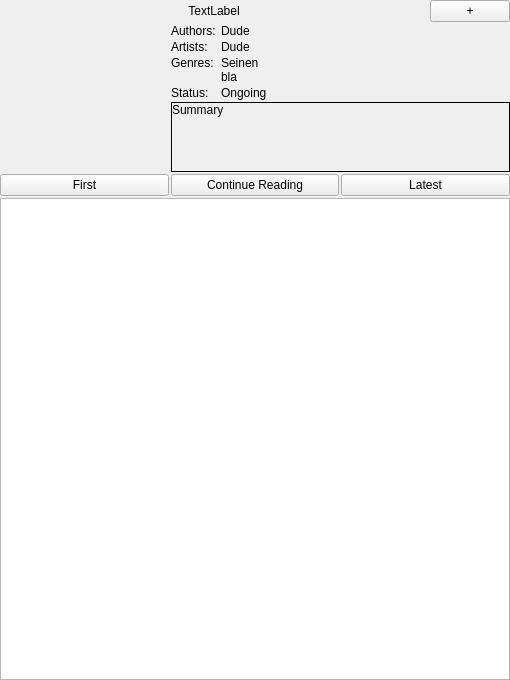
<?xml version="1.0" encoding="UTF-8"?>
<ui version="4.0">
 <class>MangaInfoWidget</class>
 <widget class="QWidget" name="MangaInfoWidget">
  <property name="geometry">
   <rect>
    <x>0</x>
    <y>0</y>
    <width>510</width>
    <height>680</height>
   </rect>
  </property>
  <property name="windowTitle">
   <string>Form</string>
  </property>
  <layout class="QVBoxLayout" name="verticalLayout_2">
   <property name="spacing">
    <number>2</number>
   </property>
   <property name="leftMargin">
    <number>0</number>
   </property>
   <property name="topMargin">
    <number>0</number>
   </property>
   <property name="rightMargin">
    <number>0</number>
   </property>
   <property name="bottomMargin">
    <number>0</number>
   </property>
   <item>
    <layout class="QHBoxLayout" name="horizontalLayout_6">
     <item>
      <widget class="QLabel" name="labelMangaInfoTitle">
       <property name="sizePolicy">
        <sizepolicy hsizetype="Preferred" vsizetype="Fixed">
         <horstretch>0</horstretch>
         <verstretch>0</verstretch>
        </sizepolicy>
       </property>
       <property name="text">
        <string>TextLabel</string>
       </property>
       <property name="alignment">
        <set>Qt::AlignCenter</set>
       </property>
      </widget>
     </item>
     <item>
      <widget class="QPushButton" name="pushButtonMangaInfoAddFavorites">
       <property name="sizePolicy">
        <sizepolicy hsizetype="Fixed" vsizetype="Fixed">
         <horstretch>0</horstretch>
         <verstretch>0</verstretch>
        </sizepolicy>
       </property>
       <property name="text">
        <string>+</string>
       </property>
      </widget>
     </item>
    </layout>
   </item>
   <item>
    <layout class="QHBoxLayout" name="horizontalLayout_2" stretch="1,2">
     <property name="spacing">
      <number>1</number>
     </property>
     <item>
      <widget class="QLabel" name="labelMangaInfoCover">
       <property name="sizePolicy">
        <sizepolicy hsizetype="Preferred" vsizetype="Expanding">
         <horstretch>1</horstretch>
         <verstretch>8</verstretch>
        </sizepolicy>
       </property>
       <property name="layoutDirection">
        <enum>Qt::LeftToRight</enum>
       </property>
       <property name="text">
        <string/>
       </property>
       <property name="textFormat">
        <enum>Qt::PlainText</enum>
       </property>
      </widget>
     </item>
     <item>
      <layout class="QVBoxLayout" name="verticalLayout">
       <property name="spacing">
        <number>2</number>
       </property>
       <item>
        <layout class="QFormLayout" name="formLayout">
         <property name="fieldGrowthPolicy">
          <enum>QFormLayout::FieldsStayAtSizeHint</enum>
         </property>
         <property name="rowWrapPolicy">
          <enum>QFormLayout::WrapLongRows</enum>
         </property>
         <property name="labelAlignment">
          <set>Qt::AlignLeading|Qt::AlignLeft|Qt::AlignTop</set>
         </property>
         <property name="horizontalSpacing">
          <number>2</number>
         </property>
         <property name="verticalSpacing">
          <number>2</number>
         </property>
         <item row="0" column="0">
          <widget class="QLabel" name="labelMangaInfoLabelAuthor">
           <property name="sizePolicy">
            <sizepolicy hsizetype="Preferred" vsizetype="Fixed">
             <horstretch>0</horstretch>
             <verstretch>0</verstretch>
            </sizepolicy>
           </property>
           <property name="text">
            <string>Authors: </string>
           </property>
           <property name="alignment">
            <set>Qt::AlignLeading|Qt::AlignLeft|Qt::AlignTop</set>
           </property>
          </widget>
         </item>
         <item row="0" column="1">
          <widget class="QLabel" name="labelMangaInfoLabelAuthorContent">
           <property name="sizePolicy">
            <sizepolicy hsizetype="Expanding" vsizetype="Fixed">
             <horstretch>1</horstretch>
             <verstretch>0</verstretch>
            </sizepolicy>
           </property>
           <property name="text">
            <string>Dude</string>
           </property>
           <property name="alignment">
            <set>Qt::AlignLeading|Qt::AlignLeft|Qt::AlignTop</set>
           </property>
           <property name="wordWrap">
            <bool>true</bool>
           </property>
          </widget>
         </item>
         <item row="1" column="0">
          <widget class="QLabel" name="labelMangaInfoLabelArtist">
           <property name="sizePolicy">
            <sizepolicy hsizetype="Preferred" vsizetype="Fixed">
             <horstretch>0</horstretch>
             <verstretch>0</verstretch>
            </sizepolicy>
           </property>
           <property name="text">
            <string>Artists: </string>
           </property>
           <property name="alignment">
            <set>Qt::AlignLeading|Qt::AlignLeft|Qt::AlignTop</set>
           </property>
          </widget>
         </item>
         <item row="1" column="1">
          <widget class="QLabel" name="labelMangaInfoLabelArtistContent">
           <property name="sizePolicy">
            <sizepolicy hsizetype="Expanding" vsizetype="Fixed">
             <horstretch>1</horstretch>
             <verstretch>0</verstretch>
            </sizepolicy>
           </property>
           <property name="text">
            <string>Dude</string>
           </property>
           <property name="alignment">
            <set>Qt::AlignLeading|Qt::AlignLeft|Qt::AlignTop</set>
           </property>
           <property name="wordWrap">
            <bool>true</bool>
           </property>
          </widget>
         </item>
         <item row="2" column="0">
          <widget class="QLabel" name="labelMangaInfoLabelGenres">
           <property name="sizePolicy">
            <sizepolicy hsizetype="Preferred" vsizetype="Fixed">
             <horstretch>0</horstretch>
             <verstretch>0</verstretch>
            </sizepolicy>
           </property>
           <property name="text">
            <string>Genres: </string>
           </property>
           <property name="alignment">
            <set>Qt::AlignLeading|Qt::AlignLeft|Qt::AlignTop</set>
           </property>
          </widget>
         </item>
         <item row="2" column="1">
          <widget class="QLabel" name="labelMangaInfoLabelGenresContent">
           <property name="sizePolicy">
            <sizepolicy hsizetype="Expanding" vsizetype="Fixed">
             <horstretch>1</horstretch>
             <verstretch>0</verstretch>
            </sizepolicy>
           </property>
           <property name="text">
            <string>Seinen 
bla</string>
           </property>
           <property name="alignment">
            <set>Qt::AlignLeading|Qt::AlignLeft|Qt::AlignTop</set>
           </property>
           <property name="wordWrap">
            <bool>true</bool>
           </property>
          </widget>
         </item>
         <item row="3" column="0">
          <widget class="QLabel" name="labelMangaInfoLabelStaus">
           <property name="sizePolicy">
            <sizepolicy hsizetype="Preferred" vsizetype="Fixed">
             <horstretch>0</horstretch>
             <verstretch>0</verstretch>
            </sizepolicy>
           </property>
           <property name="text">
            <string>Status: </string>
           </property>
           <property name="alignment">
            <set>Qt::AlignLeading|Qt::AlignLeft|Qt::AlignTop</set>
           </property>
          </widget>
         </item>
         <item row="3" column="1">
          <widget class="QLabel" name="labelMangaInfoLabelStausContent">
           <property name="sizePolicy">
            <sizepolicy hsizetype="Expanding" vsizetype="Fixed">
             <horstretch>1</horstretch>
             <verstretch>0</verstretch>
            </sizepolicy>
           </property>
           <property name="text">
            <string>Ongoing</string>
           </property>
           <property name="alignment">
            <set>Qt::AlignLeading|Qt::AlignLeft|Qt::AlignTop</set>
           </property>
           <property name="wordWrap">
            <bool>true</bool>
           </property>
          </widget>
         </item>
        </layout>
       </item>
       <item>
        <widget class="QScrollArea" name="scrollAreaMangaInfoSummary">
         <property name="sizePolicy">
          <sizepolicy hsizetype="Expanding" vsizetype="Expanding">
           <horstretch>1</horstretch>
           <verstretch>3</verstretch>
          </sizepolicy>
         </property>
         <property name="frameShape">
          <enum>QFrame::Box</enum>
         </property>
         <property name="frameShadow">
          <enum>QFrame::Plain</enum>
         </property>
         <property name="verticalScrollBarPolicy">
          <enum>Qt::ScrollBarAsNeeded</enum>
         </property>
         <property name="horizontalScrollBarPolicy">
          <enum>Qt::ScrollBarAlwaysOff</enum>
         </property>
         <property name="widgetResizable">
          <bool>true</bool>
         </property>
         <property name="alignment">
          <set>Qt::AlignLeading|Qt::AlignLeft|Qt::AlignTop</set>
         </property>
         <widget class="QWidget" name="scrollAreaWidgetContents">
          <property name="geometry">
           <rect>
            <x>0</x>
            <y>0</y>
            <width>334</width>
            <height>68</height>
           </rect>
          </property>
          <property name="sizePolicy">
           <sizepolicy hsizetype="Expanding" vsizetype="Expanding">
            <horstretch>0</horstretch>
            <verstretch>1</verstretch>
           </sizepolicy>
          </property>
          <layout class="QVBoxLayout" name="verticalLayout_6">
           <property name="spacing">
            <number>0</number>
           </property>
           <property name="leftMargin">
            <number>0</number>
           </property>
           <property name="topMargin">
            <number>0</number>
           </property>
           <property name="rightMargin">
            <number>0</number>
           </property>
           <property name="bottomMargin">
            <number>0</number>
           </property>
           <item>
            <widget class="QLabel" name="labelMangaInfoLabelSummaryContent">
             <property name="sizePolicy">
              <sizepolicy hsizetype="Expanding" vsizetype="Expanding">
               <horstretch>0</horstretch>
               <verstretch>2</verstretch>
              </sizepolicy>
             </property>
             <property name="text">
              <string>Summary</string>
             </property>
             <property name="alignment">
              <set>Qt::AlignLeading|Qt::AlignLeft|Qt::AlignTop</set>
             </property>
             <property name="wordWrap">
              <bool>true</bool>
             </property>
            </widget>
           </item>
          </layout>
         </widget>
        </widget>
       </item>
      </layout>
     </item>
    </layout>
   </item>
   <item>
    <layout class="QHBoxLayout" name="horizontalLayout_5">
     <item>
      <widget class="QPushButton" name="pushButtonReadFirst">
       <property name="sizePolicy">
        <sizepolicy hsizetype="Preferred" vsizetype="Preferred">
         <horstretch>0</horstretch>
         <verstretch>1</verstretch>
        </sizepolicy>
       </property>
       <property name="text">
        <string>First</string>
       </property>
      </widget>
     </item>
     <item>
      <widget class="QPushButton" name="pushButtonReadContinue">
       <property name="sizePolicy">
        <sizepolicy hsizetype="Preferred" vsizetype="Preferred">
         <horstretch>0</horstretch>
         <verstretch>1</verstretch>
        </sizepolicy>
       </property>
       <property name="text">
        <string>Continue Reading</string>
       </property>
      </widget>
     </item>
     <item>
      <widget class="QPushButton" name="pushButtonReadLatest">
       <property name="sizePolicy">
        <sizepolicy hsizetype="Preferred" vsizetype="Preferred">
         <horstretch>0</horstretch>
         <verstretch>1</verstretch>
        </sizepolicy>
       </property>
       <property name="text">
        <string>Latest</string>
       </property>
      </widget>
     </item>
    </layout>
   </item>
   <item>
    <widget class="QListView" name="listViewChapters">
     <property name="sizePolicy">
      <sizepolicy hsizetype="Expanding" vsizetype="Expanding">
       <horstretch>1</horstretch>
       <verstretch>9</verstretch>
      </sizepolicy>
     </property>
    </widget>
   </item>
  </layout>
 </widget>
 <resources/>
 <connections/>
</ui>
